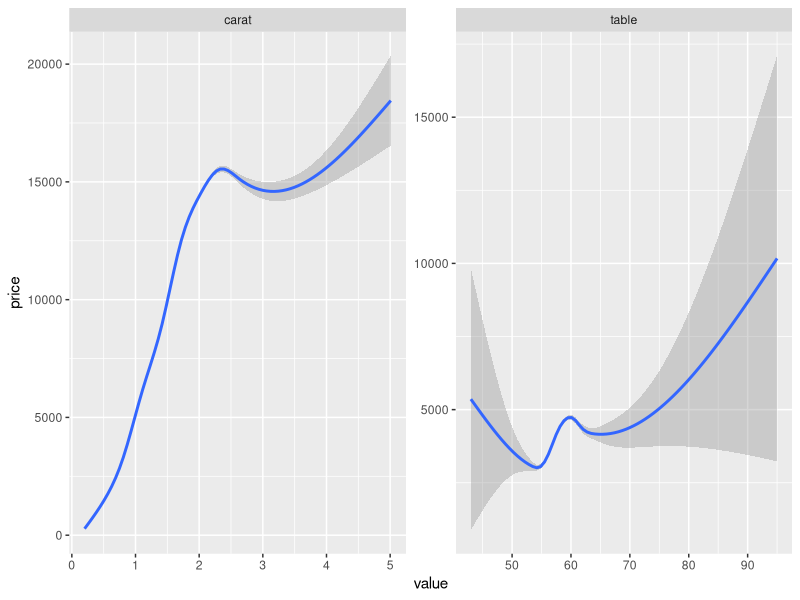
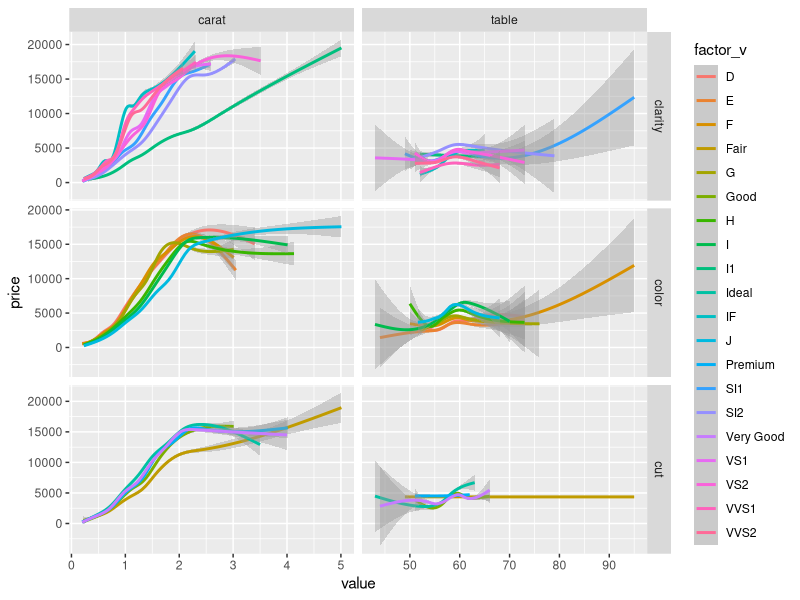
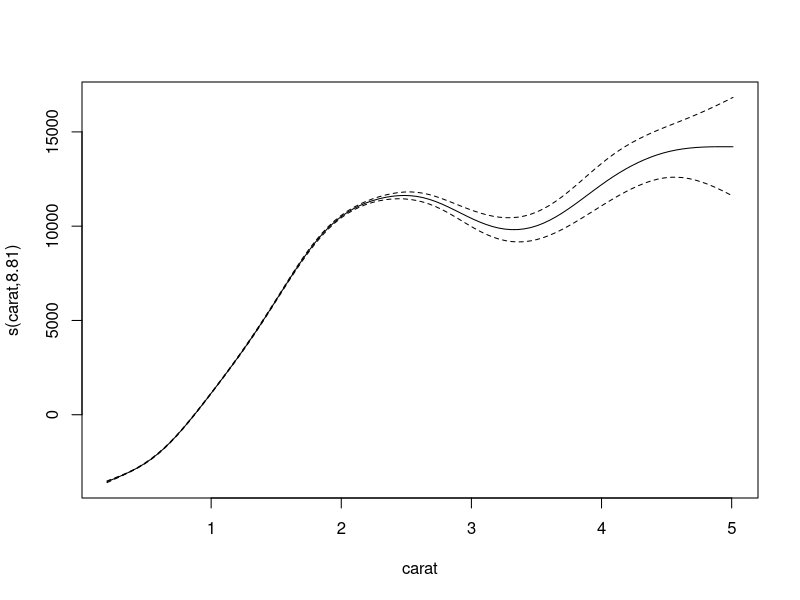
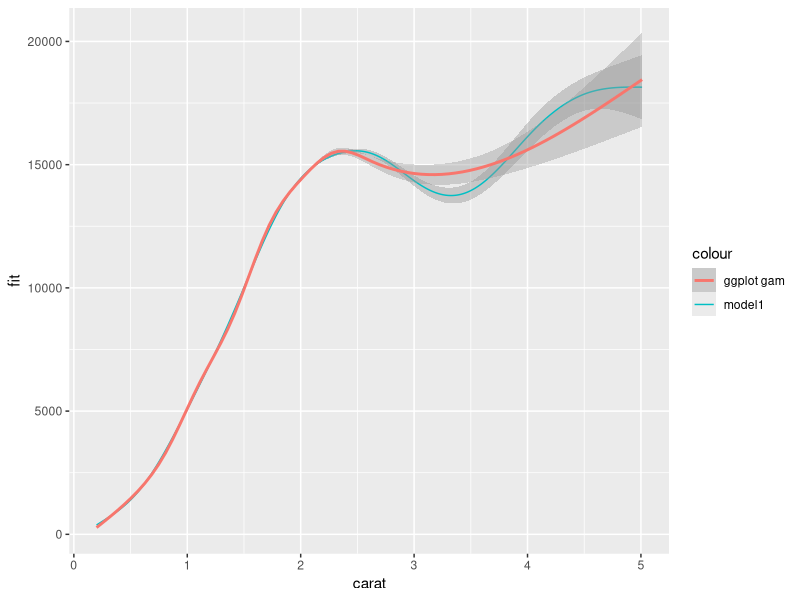
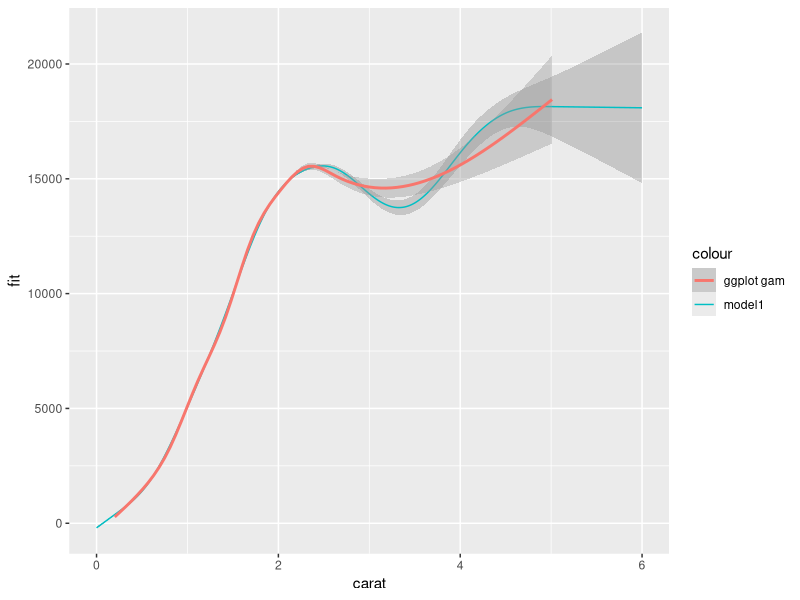
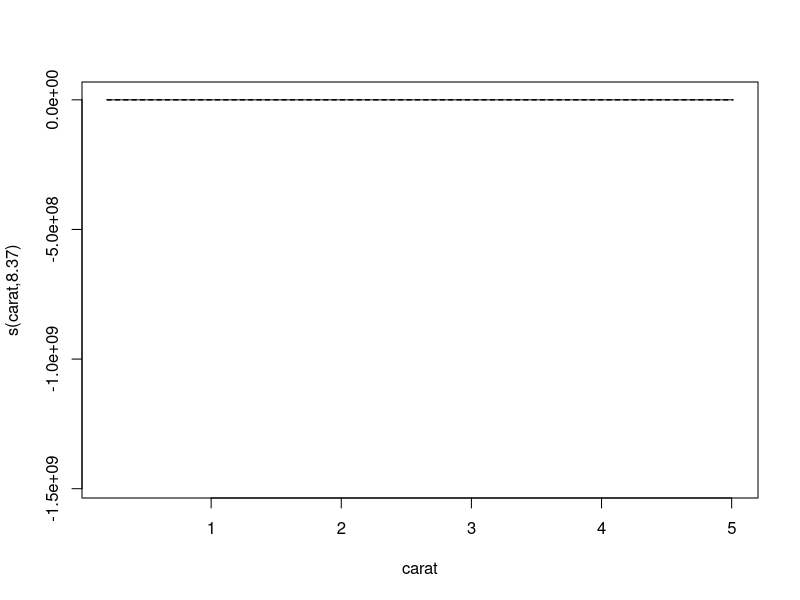
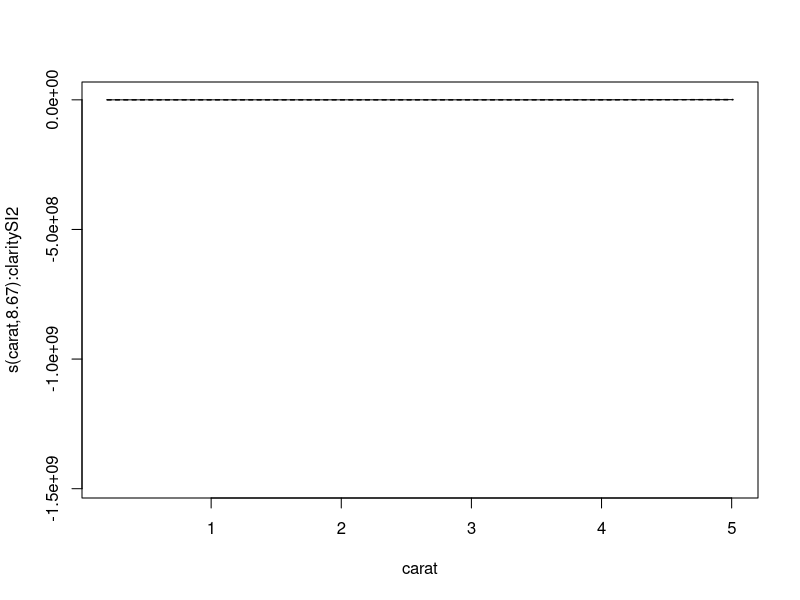
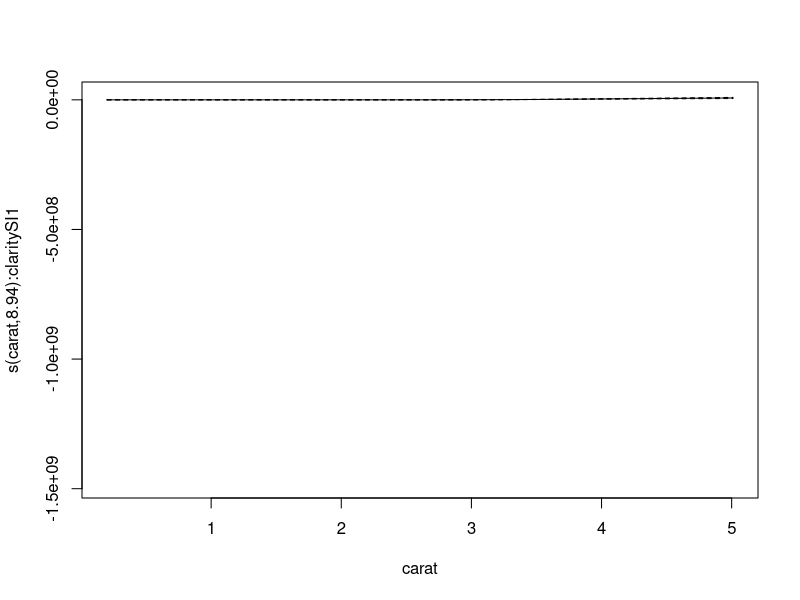

Source code (R) for these figures, in order:
## ---- chunk 1

## ---- chunk 2
library(tidyverse)

diamonds %>% 
  gather(variable, value, carat,table) %>% 
  ggplot(aes(x=value, y=price)) +
  geom_smooth() +
  facet_wrap(~variable, scales = "free")
## ---- chunk 3
diamonds %>% 
  gather(variable, value, carat, table) %>% 
  gather(factor_g , factor_v, cut, color, clarity) %>% 
  ggplot(aes(x=value, y=price)) +
  geom_smooth(aes(group=factor_v, colour=factor_v)) +
  facet_grid(factor_g~variable, scales = "free")
## ---- chunk 4
library(mgcv)
library(broom)

model1 <- gam(price ~ s(carat), data=diamonds)
broom::tidy(model1)
## ---- chunk 5
plot(model1)
## ---- chunk 6
tibble(
  carat = seq(from=min(diamonds$carat), 
              to=max(diamonds$carat), 
              length.out = 1000)
) %>% 
  bind_cols(as_tibble(
    predict(model1, newdata = ., se.fit=TRUE)
  )) %>% 
  
  ggplot(aes(x=carat, y=fit)) +
  geom_ribbon(aes(ymin=fit-se.fit, ymax=fit+se.fit),
              alpha=.2) +
  geom_line(aes(colour = "model1")) +
  geom_smooth(data = diamonds, aes(y=price, colour="ggplot gam"))

## ---- chunk 7
tibble(
  carat = seq(from=0, 
              to=6, 
              length.out = 1000)
) %>% 
  bind_cols(as_tibble(
    predict(model1, newdata = ., se.fit=TRUE)
  )) %>% 
  
  ggplot(aes(x=carat, y=fit)) +
  geom_ribbon(aes(ymin=fit-se.fit, ymax=fit+se.fit),
              alpha=.2) +
  geom_line(aes(colour = "model1")) +
  geom_smooth(data = diamonds, aes(y=price, colour="ggplot gam"))

## ---- chunk 8
model2 <- gam(price ~ s(carat) + s(carat, by=clarity) + clarity, data=diamonds)
broom::tidy(model2)
## ---- chunk 9
broom::tidy(model2) %>% 
  bind_rows(
    broom::tidy(model2, parametric = TRUE)
  )
## ---- chunk 10
plot(model2)
## ---- chunk 11
pred_data <- expand_grid(
  carat = seq(from=min(diamonds$carat), 
              to=max(diamonds$carat), 
              length.out = 1000),
  clarity = levels(diamonds$clarity)
)
dim(pred_data)
## ---- chunk 12
pred_data <- pred_data %>% 
  predict(model2, 
          newdata = ., 
          se=TRUE) %>% 
  as_tibble() %>% 
  cbind(pred_data)


pred_data %>% 
  ggplot(aes(x=carat, y=fit, colour = clarity)) +
  geom_ribbon(aes(ymin=fit-se.fit, ymax=fit+se.fit),
              alpha=.2) +
  geom_line() +
  geom_smooth(data = diamonds, aes(y=price, colour="ggplot gam")) +
  facet_wrap(~clarity)

## ---- chunk 13
pred_data %>% 
  ggplot(aes(x=carat, y=fit, colour = clarity)) +
  geom_ribbon(aes(ymin=fit-se.fit, ymax=fit+se.fit),
              alpha=.2) +
  geom_line() +
  geom_smooth(data = diamonds, aes(y=price, colour="ggplot gam")) +
  facet_wrap(~clarity, scales="free_y")
## ---- chunk 14
model3 <- gam(price ~ s(carat) + s(table) + ti(carat, table), 
              data = diamonds)
broom::tidy(model3)
## ---- chunk 15
plot(model3)
## ---- chunk 16
carat_pred <- tibble(
  carat = seq(from=min(diamonds$carat), 
              to=max(diamonds$carat), 
              length.out = 1000),
  table = 0
)

carat_pred <- predict(model3, newdata = carat_pred, 
                      se.fit = TRUE, terms = "s(carat)") %>%  
  as_tibble() %>% 
  cbind(carat_pred)

ggplot(carat_pred, aes(x=carat, y=fit)) +
  geom_ribbon(alpha=.3,
              aes(ymin=fit-se.fit,
                  ymax = fit+se.fit)) +
  geom_line()
## ---- chunk 17
table_pred <- tibble(
  carat = 0,
  table = seq(from=min(diamonds$table), 
              to=max(diamonds$table), 
              length.out = 1000)
)

table_pred <- predict(model3, newdata = table_pred, 
                      se.fit = TRUE, terms = "s(table)") %>%  
  as_tibble() %>% 
  cbind(table_pred)

ggplot(table_pred, aes(x=table, y=fit)) +
  geom_ribbon(alpha=.3,
              aes(ymin=fit-se.fit,
                  ymax = fit+se.fit)) +
  geom_line()
## ---- chunk 18
ct_int_pred <- expand_grid(
  carat = seq(from=min(diamonds$carat), 
              to=max(diamonds$carat), 
              length.out = 100),
  table = seq(from=min(diamonds$table), 
              to=max(diamonds$table), 
              length.out = 100)
)

ct_int_pred <- predict(model3, newdata = ct_int_pred, 
                      se.fit = TRUE) %>%  
  as_tibble() %>% 
  cbind(ct_int_pred)

dim(ct_int_pred)
## ---- chunk 19
ggplot(ct_int_pred, aes(x=carat, y=table)) + 
  geom_tile(aes(fill = fit)) +
  geom_contour(aes(z = fit), colour = "white")
## ---- chunk 20
ct_int_pred %>%
  ggplot(aes(x=carat, y=fit)) +
  geom_line(aes(group=table, colour=table))
